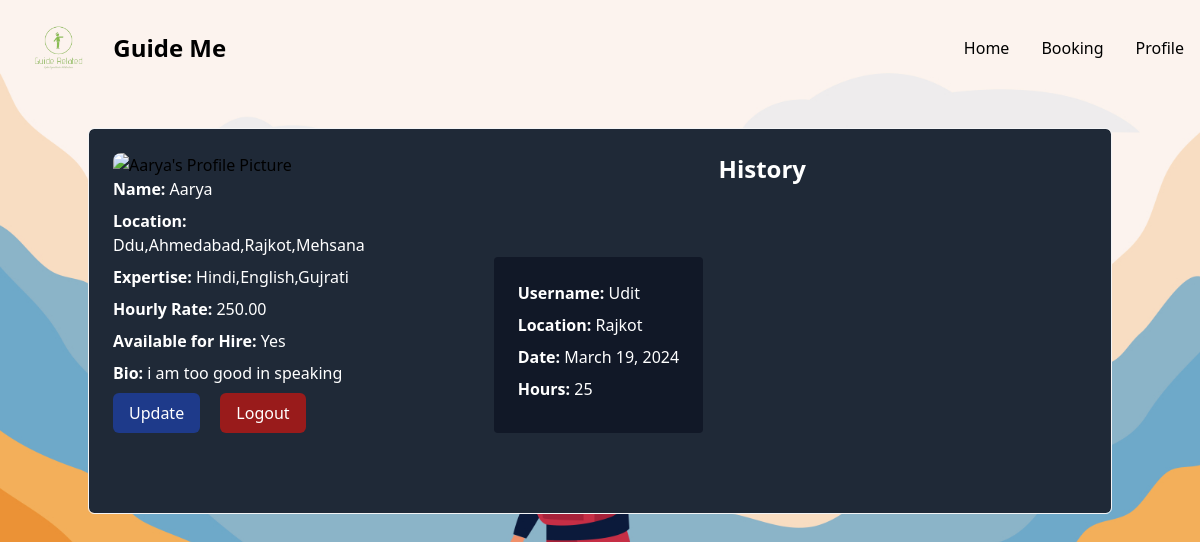
Page /Guide_Profile/ (signed in) on the earlier database version.
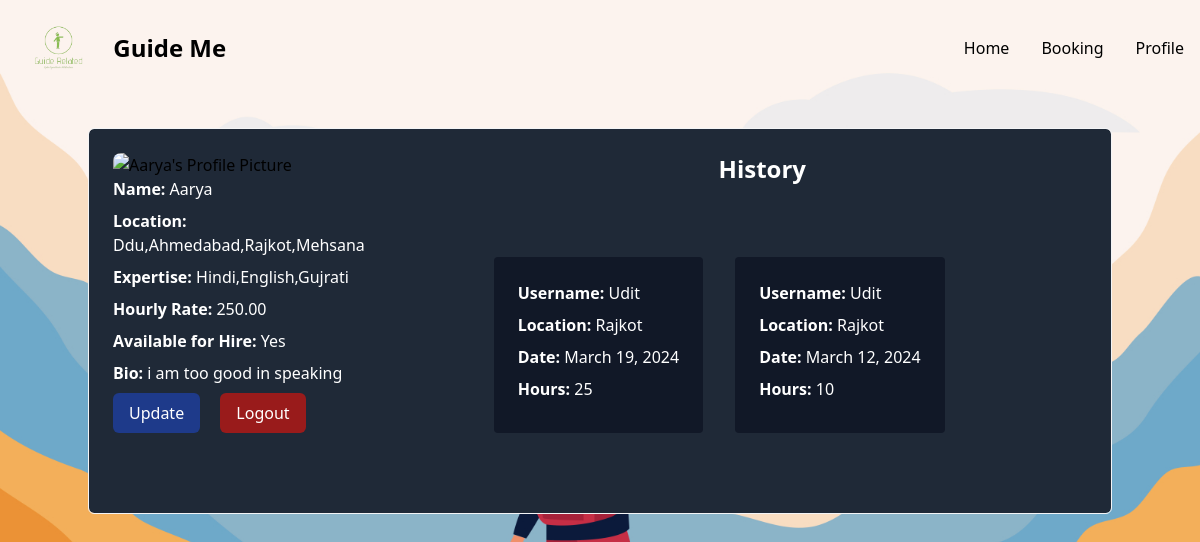
Same page on the later database version.
### myapp/models.py (models this page shows)
class Booking(models.Model):
    booking_id = models.AutoField(primary_key=True)
    user = models.ForeignKey(User, on_delete=models.CASCADE)
    guide = models.ForeignKey(Guide, on_delete=models.CASCADE)
    date = models.DateField()
    hrs = models.IntegerField()
    location = models.CharField(max_length=255)
    status = models.CharField(max_length=20, default='pending')

class User(AbstractUser):
    email = models.EmailField()
    userType = models.CharField(
        max_length = 20,
        choices = User_Choices,
        default = "user",
    )
    profile_picture = models.ImageField(upload_to='static/img', blank=True, null=True)
    phone_number = models.CharField(max_length=15, blank=True)

### myapp/views.py (the view)
# urls.py: path('Guide_Profile/', views.Guide_Profile, name='Guide_Profile'),
def Guide_Profile(request):
    guide = request.user.guide
    book = Booking.objects.filter(guide__id=guide.id)
    return render(request, 'Guide_Profile.html', {'guide': guide, 'book': book})

### templates/Guide_Profile.html (shortened to what this page needs)
{% extends 'base.html' %}
{% block content %}
    <div class="container mx-auto p-6 h-full w-full bg-gray-800 rounded-md bg-clip-padding backdrop-filter backdrop-blur-sm bg-opacity-100 border border-gray-100">
        <div class="flex flex-wrap justify-around">
            <div class="w-full md:w-1/2 lg:w-1/3 xl:w-1/4 mb-6 md:mb-0">
                <img src="{{ guide.guide_user.profile_picture }}" alt="{{ guide.guide_user.username }}'s Profile Picture" class="w-full h-auto rounded-lg">
                <div class="mb-8 md:mb-0 md:pr-8 text-white">
                    <p class="mb-2"><strong>Name:</strong> {{ guide.guide_user.username }}</p>
                    <p class="mb-2 "><strong>Location:</strong> {{ guide.location|default:"Not specified" }}</p>
                    <p class="mb-2 "><strong>Expertise:</strong> {{ guide.expertise|default:"Not specified" }}</p>
                    <p class="mb-2 "><strong>Hourly Rate:</strong> {{ guide.hourly_rate|default:"Not specified" }}</p>
                    <p class="mb-2 "><strong>Available for Hire:</strong> {% if guide.available_for_hire %}Yes{% else %}No{% endif %}</p>
                    <p class="mb-2 "><strong>Bio:</strong> {{ guide.bio|default:"No bio available" }}</p>
                    <button class="bg-blue-900 text-white px-4 py-2 rounded-md hover:bg-blue-800">
                        <a href="/update_guide_info">Update </a>
                    </button>
                    <button class="bg-red-800 text-white px-4 py-2 rounded-md hover:bg-red-700 ml-4">
                        <a href="{% url 'logout' %}">Logout</a>
                    </button>
                </div>
            </div>
            <div class="w-full md:w-1/2 lg:w-2/3 xl:w-3/4 md:flex flex-col justify-between">
                <h2 class="text-2xl text-center font-bold mb-4 text-white">History</h2>
                <div class="flex flex-row flex-wrap rounded-md m-4 p-6 text-white">
                  {% for booking in book %}
                    {% if booking.status == "completed" %}
                        <div class="bg-gray-900 rounded p-6  m-4" >
                            <div class="mb-2 text-white">
                                <span class="font-bold inline-block">Username:</span>
                                <p class="inline-block">{{ booking.user.username }}</p>
                            </div>
                            <div class="mb-2">
                                <span class="font-bold inline-block">Location:</span>
                                <p class="inline-block">{{ booking.location }}</p>
                            </div>
                            <div class="mb-2">
                                <span class="font-bold inline-block">Date:</span>
                                <p class="inline-block">{{ booking.date }}</p>
                            </div>
                            <div class="mb-2">
                                <span class="font-bold inline-block">Hours:</span>
                                <p class="inline-block">{{ booking.hrs }}</p>
                            </div>
                        </div>
                    {% endif %}
                {% endfor %}
                </div>
            </div>
        </div>
    </div>
{% endblock %}

Differences in the rows shown:
now on this page (row edited): Booking: user.username "Udit", location "Rajkot", date "March 12, 2024", hrs "10"
